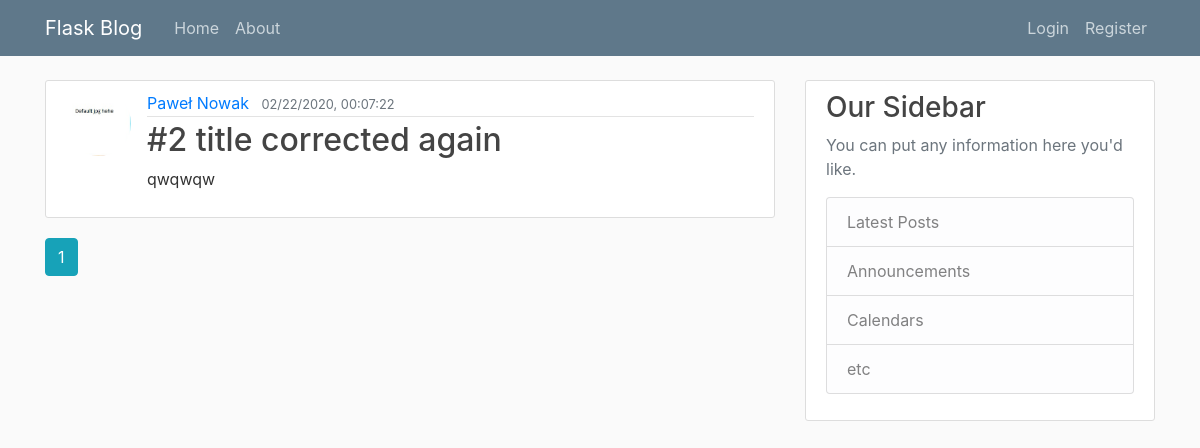
Page /home on the earlier database version.
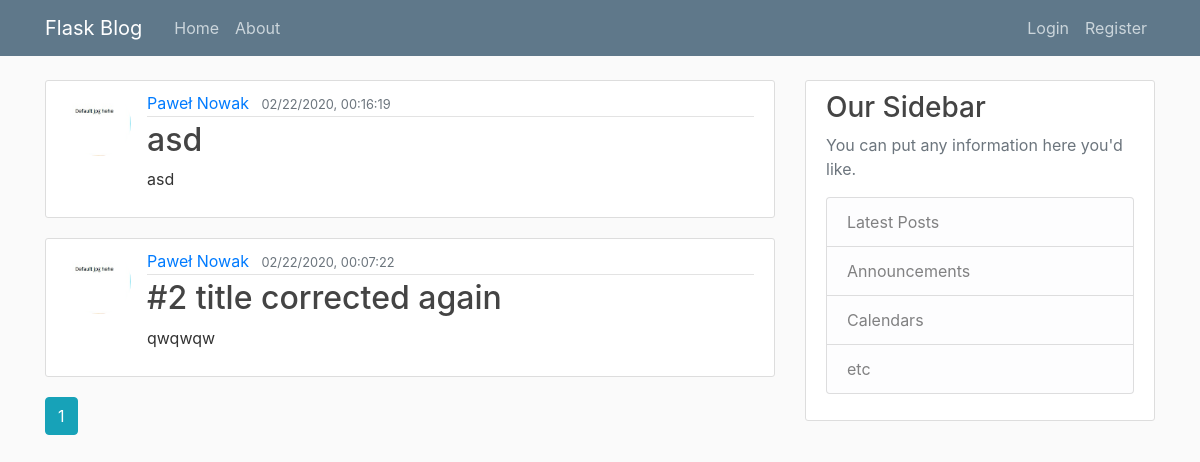
Same page on the later database version.
### flaskblog/models.py (models this page shows, shortened)
class Post(db.Model):
    id = db.Column(db.Integer, primary_key=True)
    title = db.Column(db.String(100), nullable=False)
    date_posted = db.Column(db.DateTime, nullable=False, default=datetime.utcnow)
    content = db.Column(db.Text, nullable=False)
    user_id = db.Column(db.Integer, db.ForeignKey('user.id'), nullable=False)

class User(db.Model, UserMixin):
    id = db.Column(db.Integer, primary_key=True)
    username = db.Column(db.String(20), unique=True, nullable=False)
    email = db.Column(db.String(120), unique=True, nullable=False)
    image_file = db.Column(db.String(20), nullable=False, default='default.jpg')
    password = db.Column(db.String(60), nullable=False)
    posts = db.relationship('Post', backref='author', lazy=True)
    first_name = db.Column(db.String(50), nullable=False)
    last_name = db.Column(db.String(50), nullable=False)

### flaskblog/routes.py (the view)
@app.route("/")
@app.route("/home")
def home():
    page = request.args.get('page', 1, type=int)
    posts = Post.query.order_by(Post.date_posted.desc()).paginate(page=page, per_page=5)
    return render_template('home.html', posts=posts)

### flaskblog/templates/home.html
{% extends "layout.html" %}
{% block content %}
    {% for post in posts.items %}
        <article class="media content-section">
          <img class="rounded-circle article-img" src="{{ url_for('static', filename='profile_pics/' + post.author.image_file) }}">
          <div class="media-body">
            <div class="article-metadata">
              <a class="mr-2" href="{{ url_for('user_posts', username=post.author.username) }}">{{ post.author.first_name + ' ' + post.author.last_name }}</a>
              <small class="text-muted">{{ post.date_posted.strftime("%m/%d/%Y, %H:%M:%S") }}</small>
            </div>
            <h2><a class="article-title" href="{{ url_for('post', post_id=post.id) }}">{{ post.title }}</a></h2>
            <p class="article-content">{{ post.content }}</p>
          </div>
        </article>
    {% endfor %}
    {% for page_num in posts.iter_pages(left_edge=1, right_edge=1, left_current=1, right_current=2) %}
      {% if page_num %}
        {% if posts.page == page_num %}
          <a class="btn btn-info mb-4" href="{{ url_for('home', page=page_num) }}">{{ page_num }}</a>
        {% else %}
          <a class="btn btn-outline-info mb-4" href="{{ url_for('home', page=page_num) }}">{{ page_num }}</a>
        {% endif %}
      {% else %}
        ...
      {% endif %}
    {% endfor %}
{% endblock content %}

### flaskblog/templates/layout.html (shortened to what this page needs)
<!DOCTYPE html>
<html>
<head>
    <link rel="stylesheet" href="https://maxcdn.bootstrapcdn.com/bootstrap/4.0.0/css/bootstrap.min.css">
    <link rel="stylesheet" type="text/css" href="{{ url_for('static', filename='main.css') }}">
</head>
<body>
    <header class="site-header">
      <nav class="navbar navbar-expand-md navbar-dark bg-steel fixed-top">
        <div class="container">
          <a class="navbar-brand mr-4" href="/">Flask Blog</a>
          <div class="collapse navbar-collapse" id="navbarToggle">
            <div class="navbar-nav mr-auto">
              <a class="nav-item nav-link" href="{{ url_for('home') }}">Home</a>
              <a class="nav-item nav-link" href="{{ url_for('about') }}">About</a>
            </div>
            <div class="navbar-nav">
              {% if current_user.is_authenticated %}
                <a class="nav-item nav-link" href="{{ url_for('new_post') }}">New Post</a>
                <a class="nav-item nav-link" href="{{ url_for('account') }}"> {{ current_user.username }} </a>
                <a class="nav-item nav-link" href="{{ url_for('logout') }}">Logout</a>
              {% else %}
                <a class="nav-item nav-link" href="{{ url_for('login') }}">Login</a>
                <a class="nav-item nav-link" href="{{ url_for('register') }}">Register</a>
              {% endif %}
            </div>
          </div>
        </div>
      </nav>
    </header>
    <main role="main" class="container">
      <div class="row">
        <div class="col-md-8">
          {% block content %}{% endblock %}
        </div>
        <div class="col-md-4">
          <div class="content-section">
            <h3>Our Sidebar</h3>
            <p class='text-muted'>You can put any information here you'd like.
              <ul class="list-group">
                <li class="list-group-item list-group-item-light">Latest Posts</li>
                <li class="list-group-item list-group-item-light">Announcements</li>
                <li class="list-group-item list-group-item-light">Calendars</li>
                <li class="list-group-item list-group-item-light">etc</li>
              </ul>
            </p>
          </div>
        </div>
      </div>
    </main>
</body>
</html>

### flaskblog/static/main.css (style rules this page uses)
body { background: #fafafa; color: #333333; margin-top: 5rem; }
h1, h2, h3, h4, h5, h6 { color: #444444; }
.bg-steel { background-color: #5f788a; }
.site-header .navbar-nav .nav-link { color: #cbd5db; }
.content-section { background: #ffffff; padding: 10px 20px; border: 1px solid #dddddd; border-radius: 3px; margin-bottom: 20px; }
.article-title { color: #444444; }
.article-content { white-space: pre-line; }
.article-img { height: 65px; width: 65px; margin-right: 16px; }
.article-metadata { padding-bottom: 1px; margin-bottom: 4px; border-bottom: 1px solid #e3e3e3 }

Differences in the rows shown:
added Post: image_file (placeholder picture), author "Paweł Nowak", date_posted "02/22/2020, 00:16:19", title "asd", content "asd"
